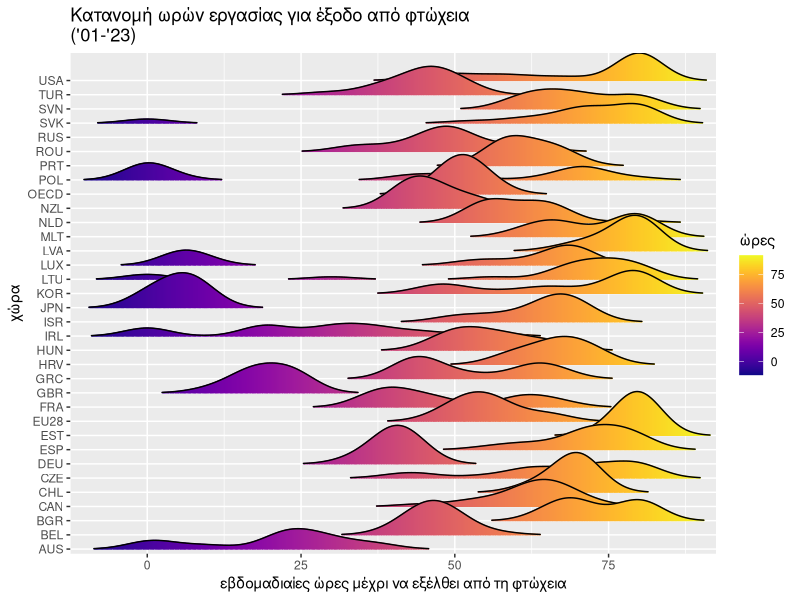
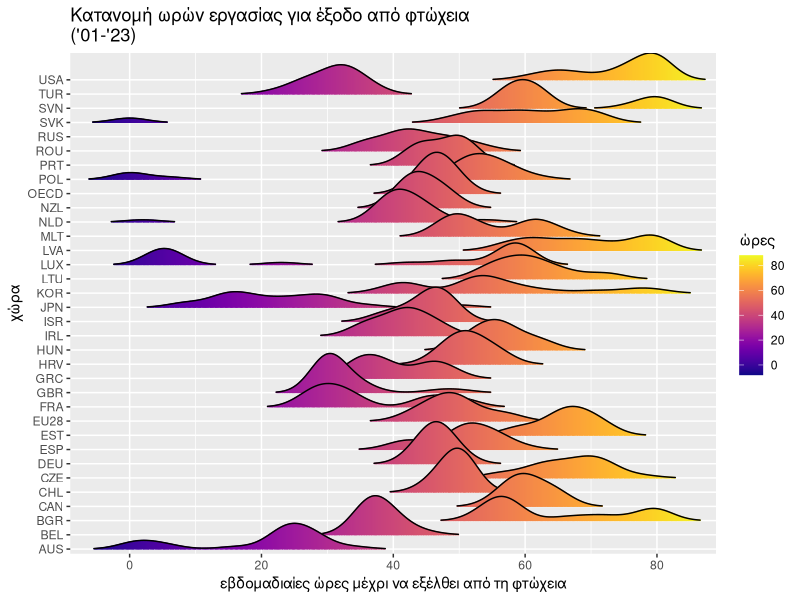
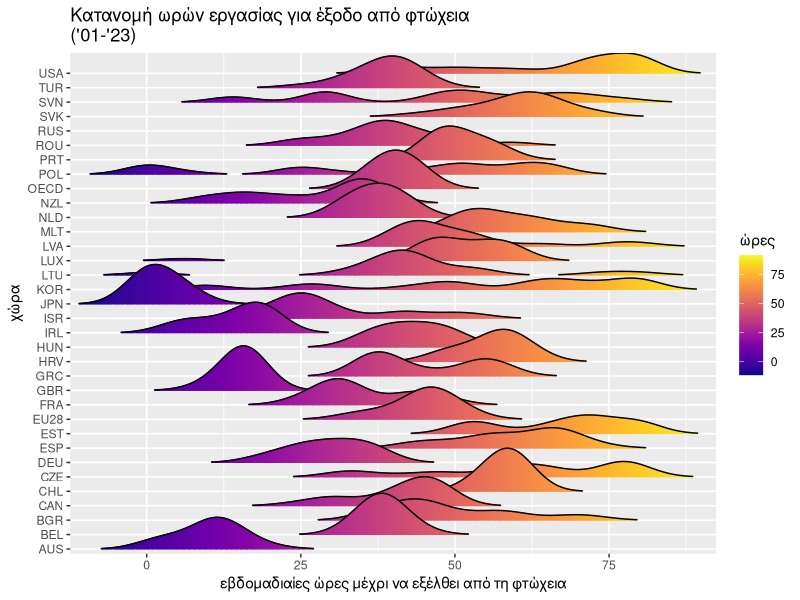
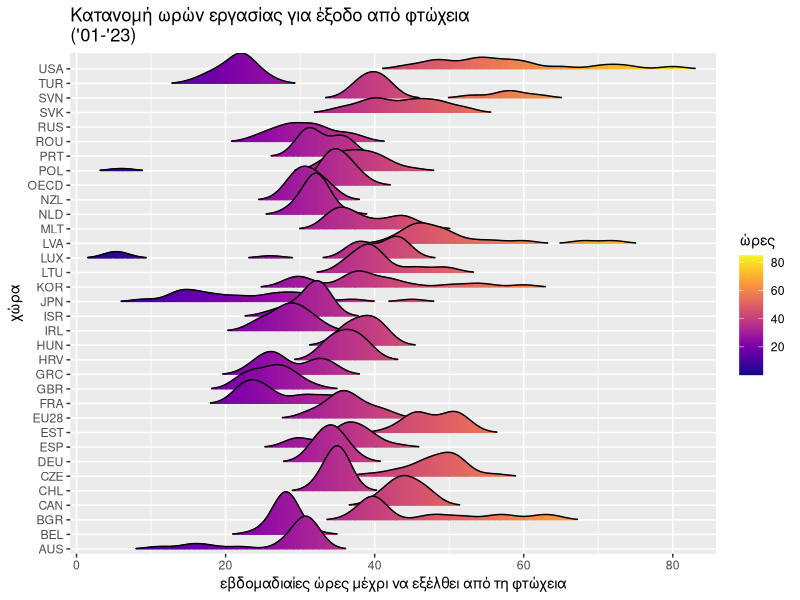
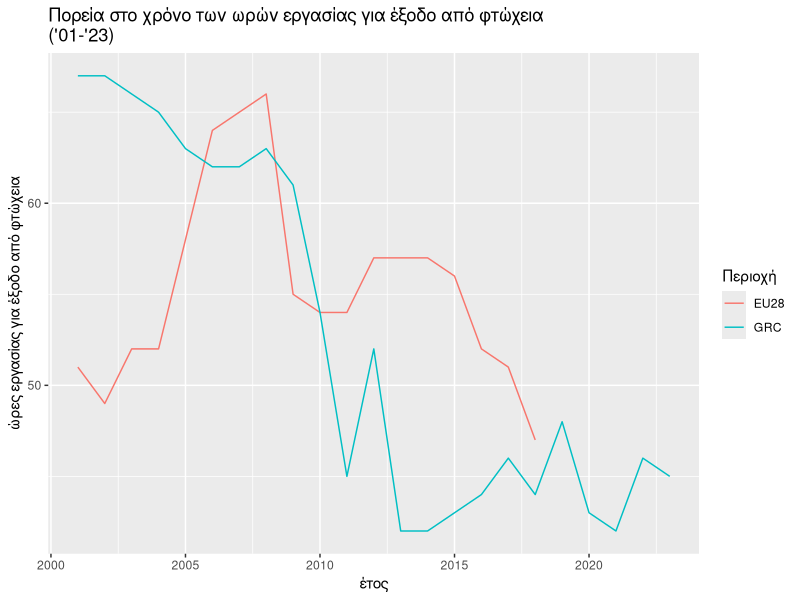
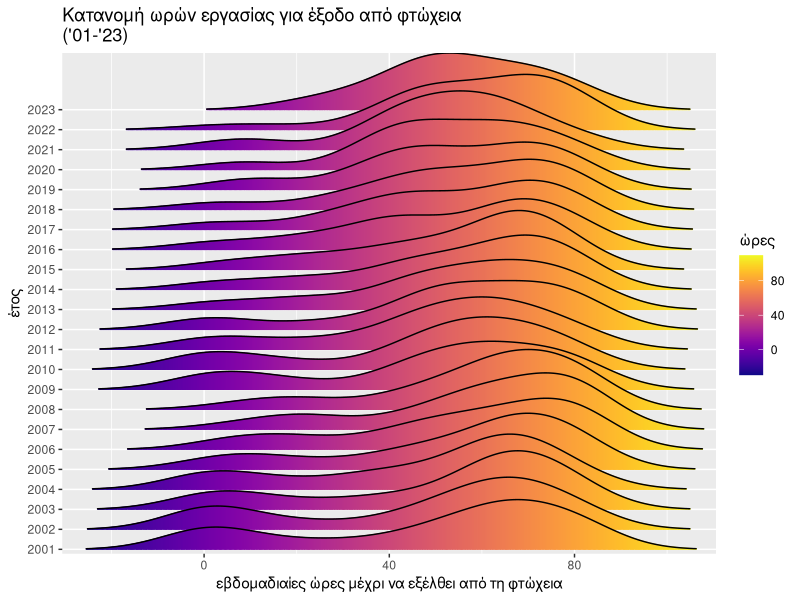
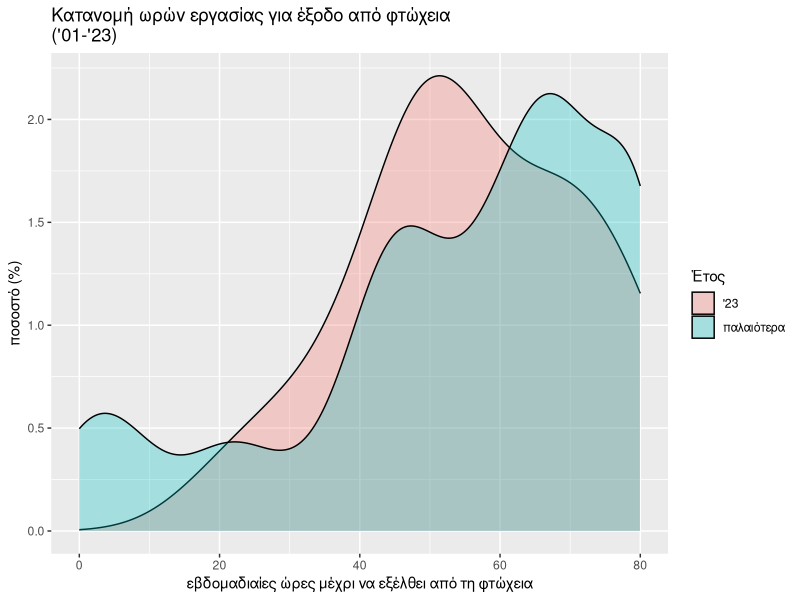
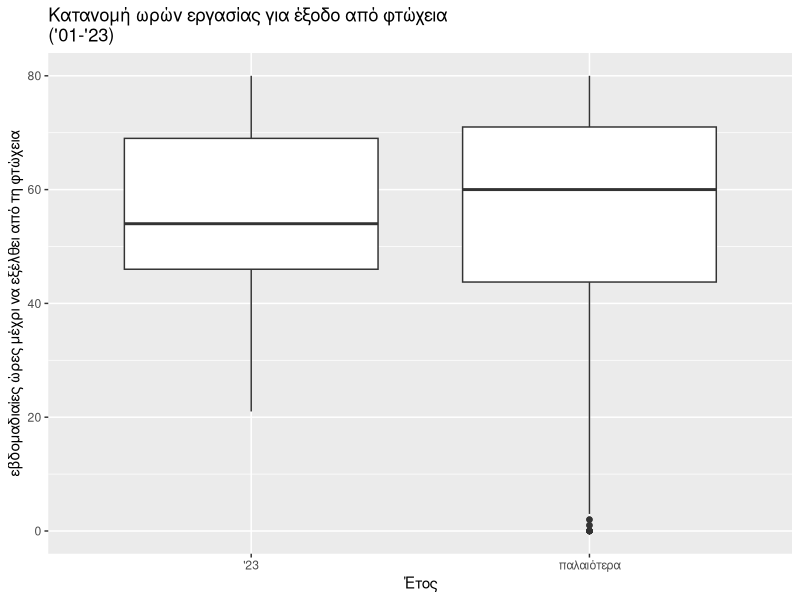

R code for these plots, in order:
## ---- chunk 1
knitr::opts_chunk$set(echo = TRUE)
library(kableExtra)
## ---- chunk 2
rm(list = ls())
## ---- chunk 3
WORKEXPOV <- read.csv("WORKEXPOV.csv", na.string = "")
knitr::kable(head(WORKEXPOV)) %>%
  kable_styling("striped", full_width = F) %>%
  scroll_box(width = "100%", height = "200px")
## ---- chunk 4
if(!require(ggplot2)){
  install.packages("ggplot2")
  library(ggplot2)
}
if(!require(ggridges)){
  install.packages("ggridges")
  library(ggridges)
}
if(!require(rstatix)){
    install.packages("rstatix")
    library(rstatix)
}
if(!require(viridis)){
    install.packages("viridis")
    library(viridis)
}
## ---- chunk 5
WORKEXPOV <- WORKEXPOV[WORKEXPOV$Measure == "Hours at minimum wage",]
## ---- chunk 6
couple2child23global <- WORKEXPOV[WORKEXPOV$SUBJECT=="UNEMP_COUPL2CHLD",]
## ---- chunk 7
ggplot(couple2child23global, aes(x = OBS_VALUE, y = as.factor(LOCATION), fill = after_stat(x))) +
  geom_density_ridges_gradient(scale = 3, rel_min_height = 0.01, gradient_lwd = 1.) +
  scale_x_continuous(expand = c(0.01, 0)) +
  scale_y_discrete(expand = c(0.01, 0)) +
  scale_fill_viridis(name = "ώρες", option = "C") +
  labs(title = "Κατανομή ωρών εργασίας για έξοδο από φτώχεια \n('01-'23)",
       x = "εβδομαδιαίες ώρες μέχρι να εξέλθει από τη φτώχεια",
       y = "χώρα")
## ---- chunk 8
coupleNOchild23global <- WORKEXPOV[WORKEXPOV$SUBJECT=="UNEMP_COUPLNOCHLD",]
## ---- chunk 9
ggplot(coupleNOchild23global, aes(x = OBS_VALUE, y = as.factor(LOCATION), fill = after_stat(x))) +
  geom_density_ridges_gradient(scale = 3, rel_min_height = 0.01, gradient_lwd = 1.) +
  scale_x_continuous(expand = c(0.01, 0)) +
  scale_y_discrete(expand = c(0.01, 0)) +
  scale_fill_viridis(name = "ώρες", option = "C") +
  labs(title = "Κατανομή ωρών εργασίας για έξοδο από φτώχεια \n('01-'23)",
       x = "εβδομαδιαίες ώρες μέχρι να εξέλθει από τη φτώχεια",
       y = "χώρα")
## ---- chunk 10
single2child23global <- WORKEXPOV[WORKEXPOV$SUBJECT=="SNGL2CHLD",]
## ---- chunk 11
ggplot(single2child23global, aes(x = OBS_VALUE, y = as.factor(LOCATION), fill = after_stat(x))) +
  geom_density_ridges_gradient(scale = 3, rel_min_height = 0.01, gradient_lwd = 1.) +
  scale_x_continuous(expand = c(0.01, 0)) +
  scale_y_discrete(expand = c(0.01, 0)) +
  scale_fill_viridis(name = "ώρες", option = "C") +
  labs(title = "Κατανομή ωρών εργασίας για έξοδο από φτώχεια \n('01-'23)",
       x = "εβδομαδιαίες ώρες μέχρι να εξέλθει από τη φτώχεια",
       y = "χώρα")
## ---- chunk 12
singleNOchild23global <- WORKEXPOV[WORKEXPOV$SUBJECT=="SNGLNOCHLD",]
## ---- chunk 13
ggplot(singleNOchild23global, aes(x = OBS_VALUE, y = as.factor(LOCATION), fill = after_stat(x))) +
  geom_density_ridges_gradient(scale = 3, rel_min_height = 0.01, gradient_lwd = 1.) +
  scale_x_continuous(expand = c(0.01, 0)) +
  scale_y_discrete(expand = c(0.01, 0)) +
  scale_fill_viridis(name = "ώρες", option = "C") +
  labs(title = "Κατανομή ωρών εργασίας για έξοδο από φτώχεια \n('01-'23)",
       x = "εβδομαδιαίες ώρες μέχρι να εξέλθει από τη φτώχεια",
       y = "χώρα")
## ---- chunk 14
WORKEXPOV$ISgr <- ifelse(WORKEXPOV$Country=="Greece", "GR", "notGr")
## ---- chunk 15
WORKEXPOV$is23 <- ifelse(WORKEXPOV$TIME_PERIOD==2023, "'23", "παλαιότερα")
## ---- chunk 16
WORKEXPOVeuGR <- WORKEXPOV[WORKEXPOV$LOCATION=="GRC" | WORKEXPOV$LOCATION=="EU28", ]
WORKEXPOV <- WORKEXPOV[WORKEXPOV$LOCATION != "EU28"&WORKEXPOV$LOCATION != "OECD",]
## ---- chunk 17
couple2child23global <- WORKEXPOV[WORKEXPOV$SUBJECT=="UNEMP_COUPL2CHLD",]
## ---- chunk 18
coupleNOchild23global <- WORKEXPOV[WORKEXPOV$SUBJECT=="UNEMP_COUPLNOCHLD",]
## ---- chunk 19
single2child23global <- WORKEXPOV[WORKEXPOV$SUBJECT=="SNGL2CHLD",]
## ---- chunk 20
singleNOchild23global <- WORKEXPOV[WORKEXPOV$SUBJECT=="SNGLNOCHLD",]
## ---- chunk 21
couple2child23EU <- WORKEXPOVeuGR[WORKEXPOVeuGR$SUBJECT=="UNEMP_COUPL2CHLD",]
## ---- chunk 22
couple2child23euPlot <- ggplot(couple2child23EU, aes(x=TIME_PERIOD, y=OBS_VALUE, group = LOCATION, colour = LOCATION))

couple2child23euPlot + geom_line() +
  labs(title = "Πορεία στο χρόνο των ωρών εργασίας για έξοδο από φτώχεια \n('01-'23)",
       x = "έτος",
       y = "ώρες εργασίας για έξοδο από φτώχεια",
       colour = "Περιοχή")
## ---- chunk 23
ggplot(couple2child23global, aes(x = OBS_VALUE, y = as.factor(TIME_PERIOD), fill = after_stat(x))) +
  geom_density_ridges_gradient(scale = 3, rel_min_height = 0.01, gradient_lwd = 1.) +
  scale_x_continuous(expand = c(0.01, 0)) +
  scale_y_discrete(expand = c(0.01, 0)) +
  scale_fill_viridis(name = "ώρες", option = "C") +
  labs(title = "Κατανομή ωρών εργασίας για έξοδο από φτώχεια \n('01-'23)",
       x = "εβδομαδιαίες ώρες μέχρι να εξέλθει από τη φτώχεια",
       y = "έτος")
## ---- chunk 24
couple2child23globalPlot <- ggplot(couple2child23global, aes(x=OBS_VALUE, fill = is23))
couple2child23globalPlot + geom_density(aes(y = after_stat(density) * 100),alpha=0.3) +
  labs(title = "Κατανομή ωρών εργασίας για έξοδο από φτώχεια \n('01-'23)",
       x = "εβδομαδιαίες ώρες μέχρι να εξέλθει από τη φτώχεια",
       y = "ποσοστό (%)",
       fill = "Έτος")
## ---- chunk 25
couple2child23globalPlot <- ggplot(couple2child23global, aes(x=is23, y=OBS_VALUE))
couple2child23globalPlot + geom_boxplot()+
  labs(title = "Κατανομή ωρών εργασίας για έξοδο από φτώχεια \n('01-'23)",
       y = "εβδομαδιαίες ώρες μέχρι να εξέλθει από τη φτώχεια",
       x = "Έτος")
## ---- chunk 26
wilcox.test(data = couple2child23global, OBS_VALUE~is23)
## ---- chunk 27
coupleNOchild23EU <- WORKEXPOVeuGR[WORKEXPOVeuGR$SUBJECT=="UNEMP_COUPLNOCHLD",]
## ---- chunk 28
coupleNOchild23euPlot <- ggplot(coupleNOchild23EU, aes(x=TIME_PERIOD, y=OBS_VALUE, group = LOCATION, colour = LOCATION))

coupleNOchild23euPlot + geom_line()+
  labs(title = "Πορεία στο χρόνο των ωρών εργασίας για έξοδο από φτώχεια \n('01-'23)",
       x = "έτος",
       y = "ώρες εργασίας για έξοδο από φτώχεια",
       colour = "Περιοχή")
## ---- chunk 29
ggplot(coupleNOchild23global, aes(x = OBS_VALUE, y = as.factor(TIME_PERIOD), fill = after_stat(x))) +
  geom_density_ridges_gradient(scale = 3, rel_min_height = 0.01, gradient_lwd = 1.) +
  scale_x_continuous(expand = c(0.01, 0)) +
  scale_y_discrete(expand = c(0.01, 0)) +
  scale_fill_viridis(name = "ώρες", option = "C") +
  labs(title = "Κατανομή ωρών εργασίας για έξοδο από φτώχεια \n('01-'23)",
       x = "εβδομαδιαίες ώρες μέχρι να εξέλθει από τη φτώχεια",
       y = "έτος")
## ---- chunk 30
coupleNOchild23globalPlot <- ggplot(coupleNOchild23global, aes(x=OBS_VALUE, fill = is23))
coupleNOchild23globalPlot + geom_density(aes(y = after_stat(density) * 100),alpha=0.3) +
  labs(title = "Κατανομή ωρών εργασίας για έξοδο από φτώχεια",
       x = "εβδομαδιαίες ώρες μέχρι να εξέλθει από τη φτώχεια",
       y = "ποσοστό (%)",
       fill = "Έτος")
## ---- chunk 31
coupleNOchild23globalPlot2 <- ggplot(coupleNOchild23global, aes(x=is23, y=OBS_VALUE))
coupleNOchild23globalPlot2 + geom_boxplot()+
  labs(title = "Κατανομή ωρών εργασίας για έξοδο από φτώχεια",
       y = "εβδομαδιαίες ώρες μέχρι να εξέλθει από τη φτώχεια",
       x = "Έτος")
## ---- chunk 32
wilcox.test(data = coupleNOchild23global, OBS_VALUE~is23)
## ---- chunk 33
singleNOchild23EU <- WORKEXPOVeuGR[WORKEXPOVeuGR$SUBJECT=="SNGL2CHLD",]
## ---- chunk 34
singleNOchild23euPlot <- ggplot(singleNOchild23EU, aes(x=TIME_PERIOD, y=OBS_VALUE, group = LOCATION, colour = LOCATION))

singleNOchild23euPlot + geom_line()+
  labs(title = "Πορεία στο χρόνο των ωρών εργασίας για έξοδο από φτώχεια \n('01-'23)",
       x = "έτος",
       y = "ώρες εργασίας για έξοδο από φτώχεια",
       colour = "Περιοχή")
## ---- chunk 35
ggplot(single2child23global, aes(x = OBS_VALUE, y = as.factor(TIME_PERIOD), fill = after_stat(x))) +
  geom_density_ridges_gradient(scale = 3, rel_min_height = 0.01, gradient_lwd = 1.) +
  scale_x_continuous(expand = c(0.01, 0)) +
  scale_y_discrete(expand = c(0.01, 0)) +
  scale_fill_viridis(name = "ώρες", option = "C") +
  labs(title = "Κατανομή ωρών εργασίας για έξοδο από φτώχεια \n('01-'23)",
       x = "εβδομαδιαίες ώρες μέχρι να εξέλθει από τη φτώχεια",
       y = "έτος")
## ---- chunk 36
single2child23globalPlot <- ggplot(single2child23global, aes(x=OBS_VALUE, fill = is23))
single2child23globalPlot + geom_density(aes(y = after_stat(density) * 100),alpha=0.3) +
  labs(title = "Κατανομή ωρών εργασίας για έξοδο από φτώχεια",
       x = "εβδομαδιαίες ώρες μέχρι να εξέλθει από τη φτώχεια",
       y = "ποσοστό (%)",
       fill = "Έτος")
## ---- chunk 37
single2child23globalPlot2 <- ggplot(single2child23global, aes(x=is23, y=OBS_VALUE))
single2child23globalPlot2 + geom_boxplot()+
  labs(title = "Κατανομή ωρών εργασίας για έξοδο από φτώχεια",
       y = "εβδομαδιαίες ώρες μέχρι να εξέλθει από τη φτώχεια",
       x = "Έτος")
## ---- chunk 38
wilcox.test(data = single2child23global, OBS_VALUE~is23)
## ---- chunk 39
singleNOchild23EU <- WORKEXPOVeuGR[WORKEXPOVeuGR$SUBJECT=="SNGLNOCHLD",]
## ---- chunk 40
singleNOchild23euPlot <- ggplot(singleNOchild23EU, aes(x=TIME_PERIOD, y=OBS_VALUE, group = LOCATION, colour = LOCATION))

singleNOchild23euPlot + geom_line()+
  labs(title = "Πορεία στο χρόνο των ωρών εργασίας για έξοδο από φτώχεια \n('01-'23)",
       x = "έτος",
       y = "ώρες εργασίας για έξοδο από φτώχεια",
       colour = "Περιοχή")
## ---- chunk 41
ggplot(singleNOchild23global, aes(x = OBS_VALUE, y = as.factor(TIME_PERIOD), fill = after_stat(x))) +
  geom_density_ridges_gradient(scale = 3, rel_min_height = 0.01, gradient_lwd = 1.) +
  scale_x_continuous(expand = c(0.01, 0)) +
  scale_y_discrete(expand = c(0.01, 0)) +
  scale_fill_viridis(name = "ώρες", option = "C") +
  labs(title = "Κατανομή ωρών εργασίας για έξοδο από φτώχεια \n('01-'23)",
       x = "εβδομαδιαίες ώρες μέχρι να εξέλθει από τη φτώχεια",
       y = "έτος")
## ---- chunk 42
singleNOchild23globalPlot <- ggplot(singleNOchild23global, aes(x=OBS_VALUE, fill = is23))
singleNOchild23globalPlot + geom_density(aes(y = after_stat(density) * 100),alpha=0.3) +
  labs(title = "Κατανομή ωρών εργασίας για έξοδο από φτώχεια",
       x = "εβδομαδιαίες ώρες μέχρι να εξέλθει από τη φτώχεια",
       y = "ποσοστό (%)",
       fill = "Έτος")
## ---- chunk 43
singleNOchild23globalPlot2 <- ggplot(singleNOchild23global, aes(x=is23, y=OBS_VALUE))
singleNOchild23globalPlot2 + geom_boxplot(outlier.shape = NA)+
  labs(title = "Κατανομή ωρών εργασίας για έξοδο από φτώχεια",
       y = "εβδομαδιαίες ώρες μέχρι να εξέλθει από τη φτώχεια",
       x = "Έτος")
## ---- chunk 44
wilcox.test(data = singleNOchild23global, OBS_VALUE~is23)
## ---- chunk 45
couple <- WORKEXPOV[(WORKEXPOV$SUBJECT=="UNEMP_COUPL2CHLD" | WORKEXPOV$SUBJECT=="UNEMP_COUPLNOCHLD"),]
## ---- chunk 46
couplePlot <- ggplot(couple, aes(x=OBS_VALUE, fill = SUBJECT))
couplePlot + geom_density(aes(y = after_stat(density) * 100),alpha=0.3)+
  labs(title = "Κατανομή ωρών εργασίας για έξοδο από φτώχεια ('01-'23)",
       x = "εβδομαδιαίες ώρες μέχρι να εξέλθει από τη φτώχεια",
       y = "ποσοστό (%)",
       fill = "Με 2 παιδιά ή χωρίς;")
## ---- chunk 47
couplePlot2 <- ggplot(couple, aes(x=SUBJECT, y=OBS_VALUE))
couplePlot2 + geom_boxplot(outlier.shape = NA) + geom_jitter(shape=16, size=1,position=position_jitter(0.2))+
  labs(title = "Κατανομή ωρών εργασίας για έξοδο από φτώχεια ('01-'23)",
       y = "εβδομαδιαίες ώρες μέχρι να εξέλθει από τη φτώχεια",
       x = "Με 2 παιδιά ή χωρίς;")
## ---- chunk 48
wilcox.test(data = couple, OBS_VALUE~SUBJECT)
## ---- chunk 49
wilcox_effsize(data = couple, OBS_VALUE~SUBJECT)
## ---- chunk 50
ggplot(couple, aes(x = OBS_VALUE, y = as.factor(TIME_PERIOD), fill = SUBJECT)) +
  geom_density_ridges(alpha=0.7) +
  labs(title = "Κατανομή ωρών εργασίας για έξοδο από φτώχεια ('01-'23)",
       x = "εβδομαδιαίες ώρες μέχρι να εξέλθει από τη φτώχεια",
       y = "έτος",
       fill = "Με 2 παιδιά ή χωρίς;")
## ---- chunk 51
single <- WORKEXPOV[(WORKEXPOV$SUBJECT=="SNGL2CHLD" | WORKEXPOV$SUBJECT=="SNGLNOCHLD"),]
## ---- chunk 52
singlePlot <- ggplot(single, aes(x=OBS_VALUE, fill = SUBJECT))
singlePlot + geom_density(aes(y = after_stat(density) * 100),alpha=0.3)+
  labs(title = "Κατανομή ωρών εργασίας για έξοδο από φτώχεια ('01-'23)",
       x = "εβδομαδιαίες ώρες μέχρι να εξέλθει από τη φτώχεια",
       y = "ποσοστό (%)",
       fill = "Με 2 παιδιά ή χωρίς;")
## ---- chunk 53
singlePlot2 <- ggplot(single, aes(x=SUBJECT, y=OBS_VALUE))
singlePlot2 + geom_boxplot(outlier.shape = NA) + geom_jitter(shape=16, size=1,position=position_jitter(0.2))+
  labs(title = "Κατανομή ωρών εργασίας για έξοδο από φτώχεια (2023)",
       y = "εβδομαδιαίες ώρες μέχρι να εξέλθει από τη φτώχεια",
       x = "Με 2 παιδιά ή χωρίς;")
## ---- chunk 54
wilcox.test(data = single, OBS_VALUE~SUBJECT)
## ---- chunk 55
wilcox_effsize(data = single, OBS_VALUE~SUBJECT)
## ---- chunk 56
ggplot(single, aes(x = OBS_VALUE, y = as.factor(TIME_PERIOD), fill = SUBJECT)) +
  geom_density_ridges(alpha=0.7) +
  labs(title = "Κατανομή ωρών εργασίας για έξοδο από φτώχεια ('01-'23)",
       x = "εβδομαδιαίες ώρες μέχρι να εξέλθει από τη φτώχεια",
       y = "έτος",
       fill = "Με 2 παιδιά ή χωρίς;")
## ---- chunk 57
child2 <- WORKEXPOV[(WORKEXPOV$SUBJECT=="UNEMP_COUPL2CHLD" | WORKEXPOV$SUBJECT=="SNGL2CHLD"),]
## ---- chunk 58
child2Plot <- ggplot(child2, aes(x=OBS_VALUE, fill = SUBJECT))
child2Plot + geom_density(aes(y = after_stat(density) * 100),alpha=0.3) +
  labs(title = "Κατανομή ωρών εργασίας για έξοδο από φτώχεια ('01-'23)",
       x = "εβδομαδιαίες ώρες μέχρι να εξέλθει από τη φτώχεια",
       y = "ποσοστό (%)",
       fill = "Ζευγάρι ή μόνος")
## ---- chunk 59
child2Plot2 <- ggplot(child2, aes(x=SUBJECT, y=OBS_VALUE))
child2Plot2 + geom_boxplot(outlier.shape = NA) + geom_jitter(shape=16, size=1,position=position_jitter(0.2))+
  labs(title = "Κατανομή ωρών εργασίας για έξοδο από φτώχεια ('01-'23)",
       y = "εβδομαδιαίες ώρες μέχρι να εξέλθει από τη φτώχεια",
       x = "Ζευγάρι ή μόνος;")
## ---- chunk 60
wilcox.test(data = child2, OBS_VALUE~SUBJECT)
## ---- chunk 61
wilcox_effsize(data = child2, OBS_VALUE~SUBJECT)
## ---- chunk 62
ggplot(child2, aes(x = OBS_VALUE, y = as.factor(TIME_PERIOD), fill = SUBJECT)) +
  geom_density_ridges(alpha=0.7) +
  labs(title = "Κατανομή ωρών εργασίας για έξοδο από φτώχεια ('01-'23)",
       x = "εβδομαδιαίες ώρες μέχρι να εξέλθει από τη φτώχεια",
       y = "έτος",
       fill = "Ζευγάρι ή μόνος")
## ---- chunk 63
childNO <- WORKEXPOV[(WORKEXPOV$SUBJECT=="UNEMP_COUPLNOCHLD" | WORKEXPOV$SUBJECT=="SNGLNOCHLD"),]
## ---- chunk 64
childNOPlot <- ggplot(childNO, aes(x=OBS_VALUE, fill = SUBJECT))
childNOPlot + geom_density(aes(y = after_stat(density) * 100),alpha=0.3) +
  labs(title = "Κατανομή ωρών εργασίας για έξοδο από φτώχεια ('01-'23)",
       x = "εβδομαδιαίες ώρες μέχρι να εξέλθει από τη φτώχεια",
       y = "ποσοστό (%)",
       fill = "Ζευγάρι ή μόνος")
## ---- chunk 65
childNOPlot2 <- ggplot(childNO, aes(x=SUBJECT, y=OBS_VALUE))
childNOPlot2 + geom_boxplot(outlier.shape = NA) + geom_jitter(shape=16, size=1,position=position_jitter(0.2))+
  labs(title = "Κατανομή ωρών εργασίας για έξοδο από φτώχεια ('01-'23)",
       y = "εβδομαδιαίες ώρες μέχρι να εξέλθει από τη φτώχεια",
       x = "Ζευγάρι ή μόνος;")
## ---- chunk 66
wilcox.test(data = childNO, OBS_VALUE~SUBJECT)
## ---- chunk 67
wilcox_effsize(data = childNO, OBS_VALUE~SUBJECT)
## ---- chunk 68
ggplot(childNO, aes(x = OBS_VALUE, y = as.factor(TIME_PERIOD), fill = SUBJECT)) +
  geom_density_ridges(alpha=0.7) +
  labs(title = "Κατανομή ωρών εργασίας για έξοδο από φτώχεια ('01-'23)",
       x = "εβδομαδιαίες ώρες μέχρι να εξέλθει από τη φτώχεια",
       y = "έτος",
       fill = "Ζευγάρι ή μόνος")
